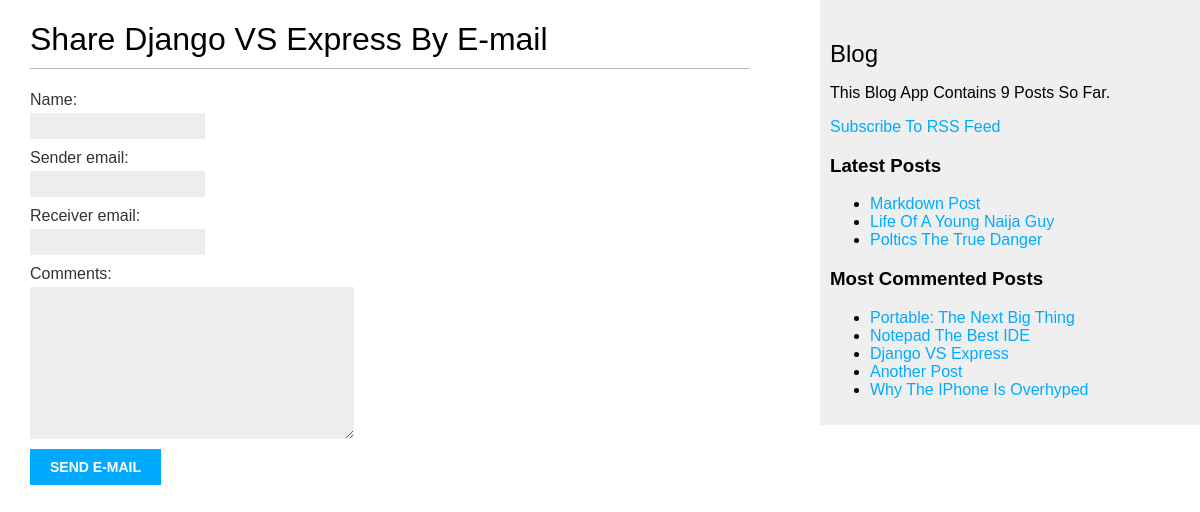
/1/share/, run on the app's committed database.
### blog/models.py (models this page shows, shortened)
class Post(models.Model):
    class Status(models.TextChoices):
        DRAFT = 'DF', 'Draft'
        PUBLISHED = 'PB', 'Published'
    title = models.CharField(max_length=250)
    slug = models.SlugField(max_length=250, unique_for_date='published')
    body = models.TextField()
    published = models.DateTimeField(default=timezone.now)
    created = models.DateTimeField(auto_now_add=True)
    updated = models.DateTimeField(auto_now=True)
    status = models.CharField(max_length=2, choices=Status.choices, default=Status.DRAFT)
    author = models.ForeignKey(User, on_delete=models.CASCADE, related_name='blog_posts')
    objects = models.Manager()
    publish = PublishedManager()
    class Meta:
        ordering = ['-published']
        indexes = [
            models.Index(fields=['-published'])
        ]
    tags = TaggableManager()
    def get_absolute_url(self):
        return reverse('blog:post_detail', args=[
            self.published.year,
            self.published.month,
            self.published.day,
            self.slug
        ])

### blog/views.py (the view)
# urls.py: path('<int:post_id>/share/', views.post_share, name='post_share'),
def post_share(request, post_id):
    post = get_object_or_404(Post, id=post_id, status=Post.Status.PUBLISHED)
    sent = False
    if request.method == 'POST':
        form = EmailForm(request.POST)
        if form.is_valid():
            cd = form.cleaned_data
            post_url = request.build_absolute_uri(post.get_absolute_url())
            subject = f"{cd['name']} Recommends You Read {post.title}"
            message = f"Read {post.title} At {post_url}\n\n {cd['name']}'s Comments: {cd['comments']}"
            send_mail(subject, message, 'izk19851999@gmail.com', [cd['receiver_email']])
            sent = True
    else:
        form = EmailForm()
    return render(request, 'blog/post/share.html', {'post':post, 'form':form, 'sent':sent})

### blog/forms.py
class EmailForm(forms.Form):
    name = forms.CharField(max_length=25)
    sender_email = forms.EmailField()
    receiver_email = forms.EmailField()
    comments = forms.CharField(required=False, widget=forms.Textarea)

### blog/models.py (called while the page is built)
    def get_queryset(self) -> QuerySet:
        return super().get_queryset().filter(status=Post.Status.PUBLISHED)

### blog/templatetags/blog_tags.py (called while the page is built)
@register.simple_tag
def total_posts():
    return Post.publish.count()

@register.inclusion_tag('blog/post/latest_posts.html')
def show_latest_posts(count=5):
    latest_posts = Post.publish.order_by('-published')[:count]
    return {'latest_posts':latest_posts}

@register.simple_tag
def get_post_most_comments(count=5):
    return Post.publish.annotate(total_comments = Count('comments')).order_by('-total_comments')[:count]

### blog/templates/blog/post/share.html (shortened to what this page needs)
{% extends "blog/base.html" %}
{% block content %}
    {% if sent %}
        <h1>E-mail Sent Successfully</h1>
        <p>
            {{ post.title }} Was Successfully Sent To {{ form.cleaned_data.receiver_email }}
        </p>
    {% else %}
        <h1>Share {{ post.title }} By E-mail</h1>
        <form method="post">
            {{ form.as_p }}
            <input type="submit" value="SEND E-MAIL">
        </form>
    {% endif %}
{% endblock %}

### blog/templates/blog/base.html (shortened to what this page needs)
{% load blog_tags %}
{% load static %}
<!DOCTYPE html>
<html lang="en">
<head>
    <link rel="stylesheet" href="{% static 'css/blog.css' %}">
</head>
<body>
    <div id="content">
        {% block content %}
        {% endblock %}
    </div>
    <div id="sidebar">
        <h2>Blog</h2>
        <p>
            This Blog App Contains {% total_posts %} Posts So Far.
        </p>
        <p>
            <a href="{% url 'blog:posts_feed' %}">Subscribe To RSS Feed</a>
        </p>
        <h3>Latest Posts</h3>
        {% show_latest_posts 3 %}
        <h3>Most Commented Posts</h3>
        {% get_post_most_comments as most_commented_posts %}
        <ul>
            {% for post in most_commented_posts %}
                <li>
                    <a href="{{ post.get_absolute_url }}">{{ post.title }}</a>
                </li>
            {% endfor %}
        </ul>
    </div>
</body>
</html>

### blog/templates/blog/post/latest_posts.html
<ul>
    {% for post in latest_posts %}
        <li>
            <a href="{{ post.get_absolute_url }}">{{ post.title }}</a>
        </li>
    {% endfor %}
</ul>

### blog/static/css/blog.css (style rules this page uses)
body { margin:0; padding:0; font-family:helvetica, sans-serif; }
a { color:#00abff; text-decoration:none; }
h1 { font-weight:normal; border-bottom:1px solid #bbb; padding:0 0 10px 0; }
h2 { font-weight:normal; margin:30px 0 0; }
#content { float:left; width:60%; padding:0 0 0 30px; }
#sidebar { float:right; width:30%; padding:10px; background:#efefef; height:100%; }
label { float:left; clear:both; color:#333; margin-bottom:4px; }
input, textarea { clear:both; float:left; margin:0 0 10px; background:#ededed; border:0; padding:6px 10px; font-size:12px; }
input[type=submit] { font-weight:bold; background:#00abff; color:#fff; padding:10px 20px; font-size:14px; text-transform:uppercase; }

### data on the page
Post: title "Django VS Express"
Post: title "Markdown Post"
Post: title "Life Of A Young Naija Guy"
Post: title "Poltics The True Danger"
Post: title "Portable: The Next Big Thing"
Post: title "Notepad The Best IDE"
Post: title "Another Post"
Post: title "Why The IPhone Is Overhyped"
